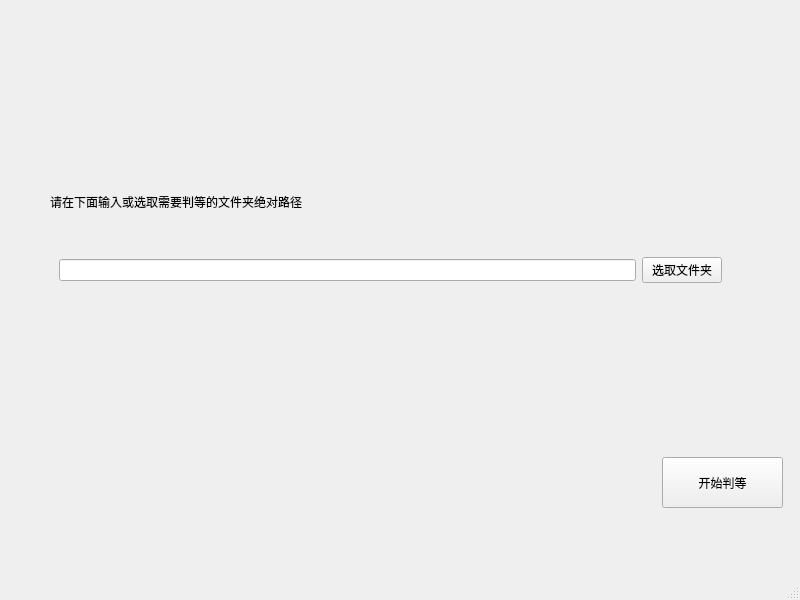
<?xml version="1.0" encoding="UTF-8"?>
<ui version="4.0">
 <class>MainWindow</class>
 <widget class="QMainWindow" name="MainWindow">
  <property name="geometry">
   <rect>
    <x>0</x>
    <y>0</y>
    <width>800</width>
    <height>600</height>
   </rect>
  </property>
  <property name="windowTitle">
   <string>MainWindow</string>
  </property>
  <widget class="QWidget" name="centralwidget">
   <widget class="QPushButton" name="StartJudgementBtn">
    <property name="geometry">
     <rect>
      <x>662</x>
      <y>457</y>
      <width>121</width>
      <height>51</height>
     </rect>
    </property>
    <property name="text">
     <string>开始判等</string>
    </property>
   </widget>
   <widget class="QWidget" name="widget_2" native="true">
    <property name="geometry">
     <rect>
      <x>50</x>
      <y>170</y>
      <width>681</width>
      <height>131</height>
     </rect>
    </property>
    <layout class="QVBoxLayout" name="verticalLayout">
     <item>
      <widget class="QLabel" name="label">
       <property name="text">
        <string>请在下面输入或选取需要判等的文件夹绝对路径</string>
       </property>
      </widget>
     </item>
     <item>
      <widget class="QWidget" name="widget" native="true">
       <layout class="QHBoxLayout" name="horizontalLayout">
        <item>
         <widget class="QLineEdit" name="lineEdit"/>
        </item>
        <item>
         <widget class="QPushButton" name="Select_Directory">
          <property name="text">
           <string>选取文件夹</string>
          </property>
         </widget>
        </item>
       </layout>
      </widget>
     </item>
    </layout>
   </widget>
  </widget>
  <widget class="QMenuBar" name="menubar">
   <property name="geometry">
    <rect>
     <x>0</x>
     <y>0</y>
     <width>800</width>
     <height>26</height>
    </rect>
   </property>
  </widget>
  <widget class="QStatusBar" name="statusbar"/>
 </widget>
 <resources/>
 <connections/>
</ui>
